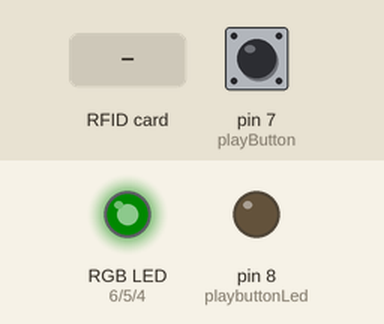
Simulated run of this program. Board: Arduino Nano, built with avr-gcc and run on an emulated ATmega328P. Shown: an RGB LED mixed from three pins (HIGH = lit), output pins drawn as LEDs (lit = HIGH). Inputs (shaded band) come from the test bench; at power-on: pin 7 (playButton) LOW. Dim RGB values are drawn brighter than linear; pins used as bus, display or sensor lines are not drawn; what the program prints to the serial monitor is not drawn.

Above: at 2.1 s.
2.2 s: RFID card 5E 7A 19 C4 held to the reader
3.7 s: pin 7 (playButton) pulled HIGH for 0.15 s
Timing chart, 0 to 6.7 s (numbered marks = the images above; inputs shaded):
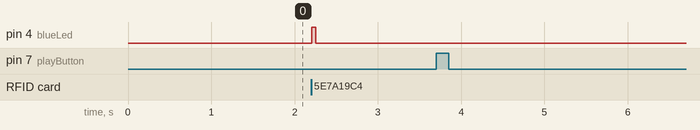

Measured:
- after the input at 2.2 s, pin 4 (blueLed): LOW → HIGH at once, → LOW 0.05 s later
- after the input at 3.7 s, every drawn part: stays the same

The program:

main.cpp
```cpp
#include <Arduino.h>
#include "SoftwareSerial.h"
#include <SPI.h>
#include <MFRC522.h>

SoftwareSerial softwareSerial(2, 3); // RX, TX

int blueLed       = 4; // RGBLed
int greenLed      = 5; // RGBLed (PWM)
int redLed        = 6; // RGBLed (PWM)
int playButton    = 7;
int playbuttonLed = 8;

#define SS_PIN    10
#define RST_PIN   9

String uid;

MFRC522 rfid(SS_PIN, RST_PIN); // Instance of the class

MFRC522::MIFARE_Key key;

// Init array that will store new NUID
byte nuidPICC[4];

# define Start_Byte 0x7E
# define Version_Byte 0xFF
# define Command_Length 0x06
# define End_Byte 0xEF
# define Acknowledge 0x00 //Returns info with command 0x41 [0x01: info, 0x00: no info]


void execute_CMD(byte CMD, byte Par1, byte Par2) // Excecute the command and parameters
{
    // Calculate the checksum (2 bytes)
    int16_t checksum = -(Version_Byte + Command_Length + CMD + Acknowledge + Par1 + Par2);

    // Build the command line
    byte Command_line[10] = { Start_Byte, Version_Byte, Command_Length, CMD,
       Acknowledge, Par1, Par2, checksum >> 8, checksum & 0xFF, End_Byte};

    //Send the command line to the module
    for (byte k=0; k<10; k++)
    {
        softwareSerial.write( Command_line[k]);
    }
    delay(200);
}

void receiveMessage()
{
    int message[10];
    if (softwareSerial.available() >= 10)
    {
        // Anzahl der im Buffer enthaltenen Bytes.
        Serial.print("SoftwareSerialBuffer: ");
        Serial.println(softwareSerial.available());

        // Solange das Startbyte nicht gelesen wurde,
        // wird das aktuell gelesene Byte durch .read()
        // gelöscht.
        while (softwareSerial.read() != 126)
        {
            message[0] = 126;
        }

        // Nachdem das Startbyte "gefunden" wurde,
        // werden die nächsten 9 Bytes gelesen und in
        // dem Array message gespeichert.
        for (int i = 1; i < 10; i++)
        {
            message[i] = softwareSerial.read();
        }

        // Das Array wird auf dem Seriellen Monitor
        // formatiert ausgegeben.
        for (int i = 0; i < 10; i++)
        {
           Serial.print(message[i], HEX);
           Serial.print(" ");
        }
        Serial.println("");

        switch (message[3]) {
          case 0x4C:
              Serial.print("Aktueller Track: ");
              Serial.println(message[6]);
        }
    }
}

/**
 * Helper routine to dump a byte array as hex values to Serial.
 */
void printHex(byte *buffer, byte bufferSize) {
  for (byte i = 0; i < bufferSize; i++) {
    Serial.print(buffer[i] < 0x10 ? " 0" : " ");
    Serial.print(buffer[i], HEX);
  }
}

/**
 * Helper routine to dump a byte array as dec values to Serial.
 */
void printDec(byte *buffer, byte bufferSize) {
  uid = "";
  for (byte i = 0; i < bufferSize; i++) {
    Serial.print(buffer[i] < 0x10 ? " 0" : " ");
    Serial.print(buffer[i], DEC);
    uid += (buffer[i] < 0x10 ? " 0" : "");
    uid += (buffer[i]);
  }
  Serial.println("");
  Serial.println(uid);
}

void readUID(){
  Serial.print(F("PICC type: "));
  MFRC522::PICC_Type piccType = rfid.PICC_GetType(rfid.uid.sak);
  Serial.println(rfid.PICC_GetTypeName(piccType));

  // Check is the PICC of Classic MIFARE type
  if (piccType != MFRC522::PICC_TYPE_MIFARE_MINI &&
    piccType != MFRC522::PICC_TYPE_MIFARE_1K &&
    piccType != MFRC522::PICC_TYPE_MIFARE_4K) {
    Serial.println(F("Your tag is not of type MIFARE Classic."));
    return;
  }

  if (rfid.uid.uidByte[0] != nuidPICC[0] ||
    rfid.uid.uidByte[1] != nuidPICC[1] ||
    rfid.uid.uidByte[2] != nuidPICC[2] ||
    rfid.uid.uidByte[3] != nuidPICC[3] ) {
    Serial.println(F("A new card has been detected."));

    // Store NUID into nuidPICC array
    for (byte i = 0; i < 4; i++) {
      nuidPICC[i] = rfid.uid.uidByte[i];
    }

    Serial.println(F("The NUID tag is:"));
    Serial.print(F("In hex: "));
    printHex(rfid.uid.uidByte, rfid.uid.size);
    Serial.println();
    Serial.print(F("In dec: "));
    printDec(rfid.uid.uidByte, rfid.uid.size);
    Serial.println();
  }
  else Serial.println(F("Card read previously."));

  // Halt PICC
  rfid.PICC_HaltA();

  // Stop encryption on PCD
  rfid.PCD_StopCrypto1();
}


void setup() {
    pinMode(greenLed, OUTPUT);
    pinMode(redLed, OUTPUT);
    pinMode(blueLed, OUTPUT);
    pinMode(playbuttonLed, OUTPUT);
    pinMode(playButton, INPUT);


    //Schalte stateLed ein.
    analogWrite(greenLed, 10);

    //beginne Serielle Verbindungen
    Serial.begin(115200);
    softwareSerial.begin(9600);
    Serial.println("RFID_MediaPlayer gestartet.");

    // Reset Modul
    execute_CMD(0x0C, 0, 0);
    delay(500);
    // Lautstärke einstellen
    execute_CMD(0x06, 0, 10);
    // Playback
    //execute_CMD(0x0D, 0, 0);

    SPI.begin(); // Init SPI bus
    rfid.PCD_Init(); // Init MFRC522

    for (byte i = 0; i < 6; i++) {
      key.keyByte[i] = 0xFF;
    }

    Serial.println(F("This code scan the MIFARE Classsic NUID."));
    Serial.print(F("Using the following key:"));
    printHex(key.keyByte, MFRC522::MF_KEY_SIZE);
}

int buttonCount = 0;
bool button;
bool buttonWasPressed = false;
unsigned long currentTime;
unsigned long buttonStartTime;
float buttonTimePressed;

void loop()
{
    // Speichert aktuelle Zeit
    currentTime = millis();

    // wartet auf Nachrichten vom Serialbus
    receiveMessage();

    // ließt den Zustand des Buttons
    button = digitalRead(playButton);

    // verarbeitet Eingaben über den Button
    if (button and not buttonWasPressed)
    {
        delay(100);
        buttonCount += 1;
        buttonStartTime = millis(); // Startzeit des Button
        buttonWasPressed = true;
        Serial.print("Taster wird gedrückt. ");
        Serial.println(buttonCount);

    } else if (not button and buttonWasPressed)
    {
        buttonWasPressed = false;
        // Errechne Dauer der Tasterbetätigung
        buttonTimePressed = (currentTime - buttonStartTime);
        Serial.print("Taster losgelassen. Dauer: ");
        Serial.print(buttonTimePressed/1000);
        Serial.println(" Sekunden");

        if (buttonTimePressed < 1000)
        {
          execute_CMD(0x01, 0, 0); // Next track
          execute_CMD(0x4C, 0, 0);
        }
    }

    // Wartet auf Rfid-Karten
    if (rfid.PICC_IsNewCardPresent() && rfid.PICC_ReadCardSerial()){
      digitalWrite(blueLed, HIGH);
      delay(50);
      digitalWrite(blueLed, LOW);
      readUID();
    }

}
```
